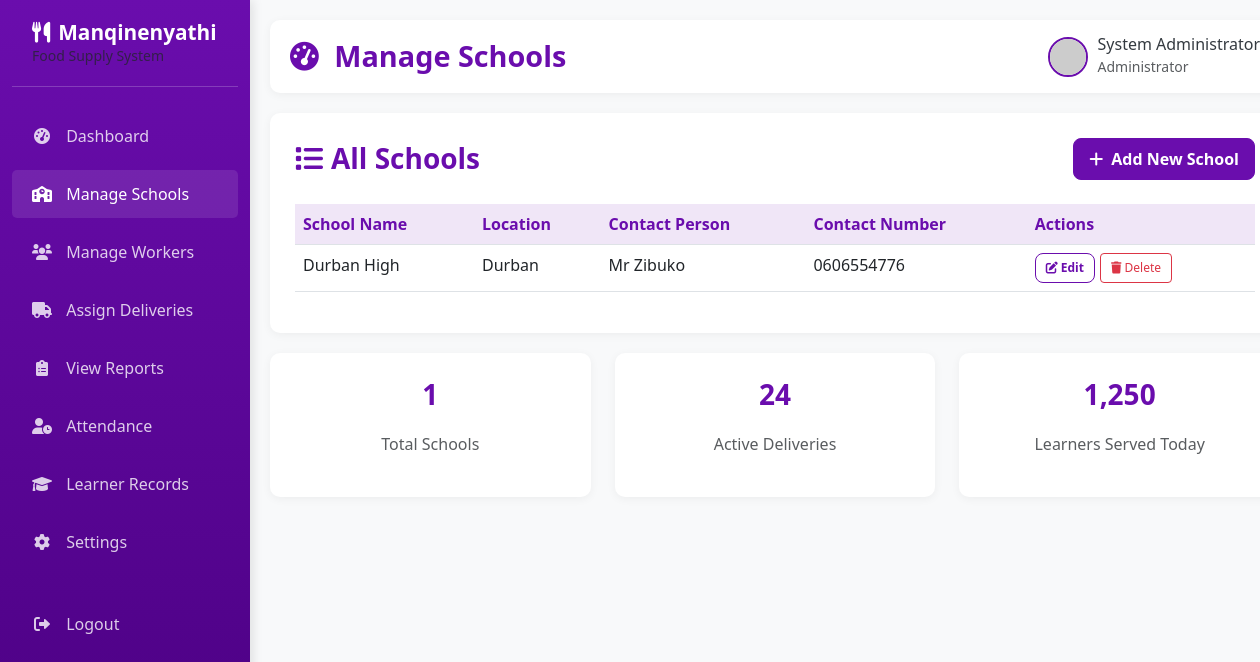
The page /admin/schools (signed in) on the database as committed earlier.
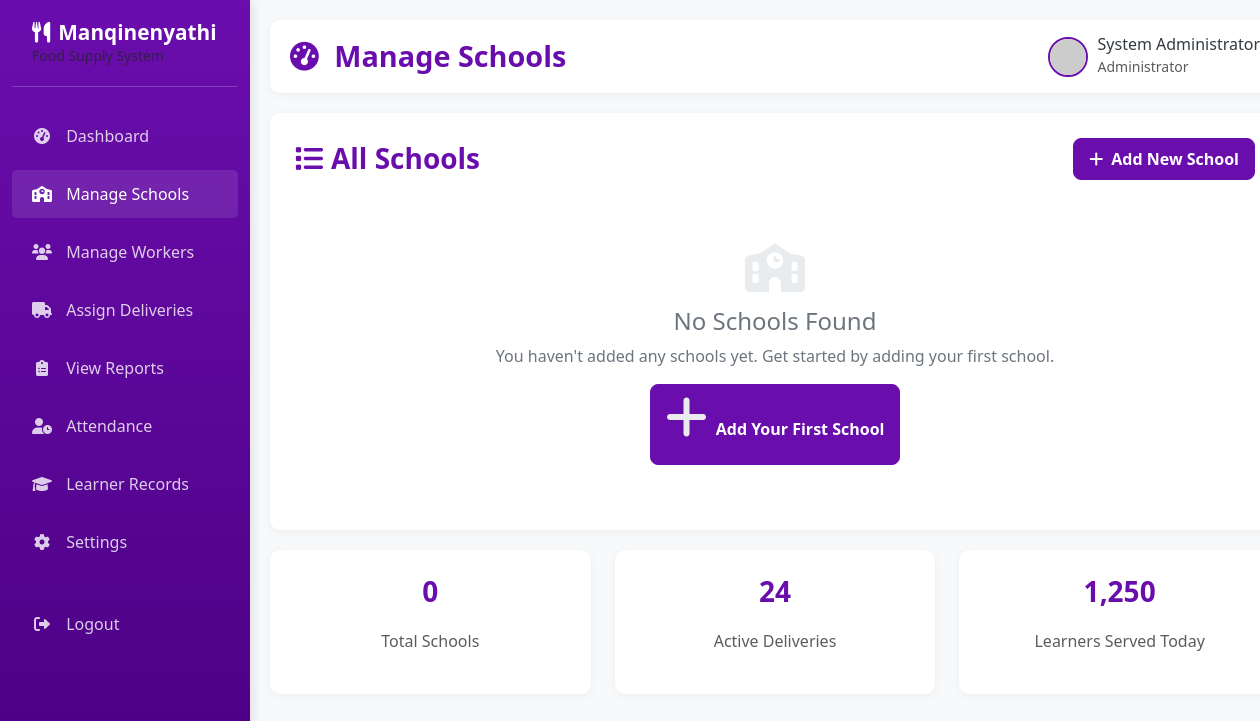
The same page on the database as committed later.
### app.py (models this page shows)
class School(db.Model):
    __tablename__ = 'schools'
    school_id = db.Column(db.Integer, primary_key=True)
    school_name = db.Column(db.String(150), nullable=False)
    location = db.Column(db.String(150), nullable=False)
    contact_person = db.Column(db.String(100), nullable=False)
    contact_number = db.Column(db.String(20), nullable=False)
    created_at = db.Column(db.DateTime, default=datetime.utcnow)
    deliveries = db.relationship('Delivery', backref='school')
    attendance = db.relationship('Attendance', backref='school')
    learners = db.relationship('Learner', backref='school')

### app.py (the view)
@app.route('/admin/schools')
def manage_schools():
    if session.get('role') != 'admin':
        return redirect(url_for('home'))
    schools = School.query.order_by(School.school_name).all()
    return render_template('manage_schools.html', schools=schools)

### templates/manage_schools.html (shortened to what this page needs)
{% extends "admin_base.html" %}
{% block page_title %}Manage Schools{% endblock %}
{% block content %}
<div class="content-card">
    <div class="d-flex justify-content-between align-items-center mb-4">
        <h3 class="mb-0"><i class="fas fa-list me-2"></i>All Schools</h3>
        <a href="{{ url_for('add_school') }}" class="btn btn-primary">
            <i class="fas fa-plus me-1"></i> Add New School
        </a>
    </div>
    {% if schools %}
    <div class="table-responsive">
        <table class="table table-hover">
            <thead>
                <tr>
                    <th>School Name</th>
                    <th>Location</th>
                    <th>Contact Person</th>
                    <th>Contact Number</th>
                    <th>Actions</th>
                </tr>
            </thead>
            <tbody>
                {% for school in schools %}
                <tr>
                    <td>{{ school.school_name }}</td>
                    <td>{{ school.location }}</td>
                    <td>{{ school.contact_person }}</td>
                    <td>{{ school.contact_number }}</td>
                    <td>
                        <div class="action-buttons">
                            <a href="{{ url_for('edit_school', school_id=school.school_id) }}" class="btn btn-outline-primary btn-sm">
                                <i class="fas fa-edit"></i> Edit
                            </a>
                            <form action="{{ url_for('delete_school', school_id=school.school_id) }}" method="POST" class="d-inline">
                                <button type="submit" class="btn btn-outline-danger btn-sm" onclick="return confirm('Are you sure you want to delete this school?')">
                                    <i class="fas fa-trash"></i> Delete
                                </button>
                            </form>
                        </div>
                    </td>
                </tr>
                {% endfor %}
            </tbody>
        </table>
    </div>
    {% else %}
    <div class="empty-state">
        <i class="fas fa-school"></i>
        <h4>No Schools Found</h4>
        <p>You haven't added any schools yet. Get started by adding your first school.</p>
        <a href="{{ url_for('add_school') }}" class="btn btn-primary">
            <i class="fas fa-plus me-1"></i> Add Your First School
        </a>
    </div>
    {% endif %}
</div>
<div class="row">
    <div class="col-md-4">
        <div class="content-card text-center">
            <h3>{{ schools|length }}</h3>
            <p class="text-muted">Total Schools</p>
        </div>
    </div>
    <div class="col-md-4">
        <div class="content-card text-center">
            <h3>24</h3>
            <p class="text-muted">Active Deliveries</p>
        </div>
    </div>
    <div class="col-md-4">
        <div class="content-card text-center">
            <h3>1,250</h3>
            <p class="text-muted">Learners Served Today</p>
        </div>
    </div>
</div>
{% endblock %}

Rows that differ between the two databases and show on the page:
removed School: school_name "Durban High", location "Durban", contact_person "Mr Zibuko", contact_number "0606554776"
Other text that changed with them:
{{ schools|length }}: "1" → "0"
text no longer shown: "School Name Location Contact Person Contact Number Actions"
text now shown: "No Schools Found You haven't added any schools yet. Get started by adding your first school. Add Your First School"
